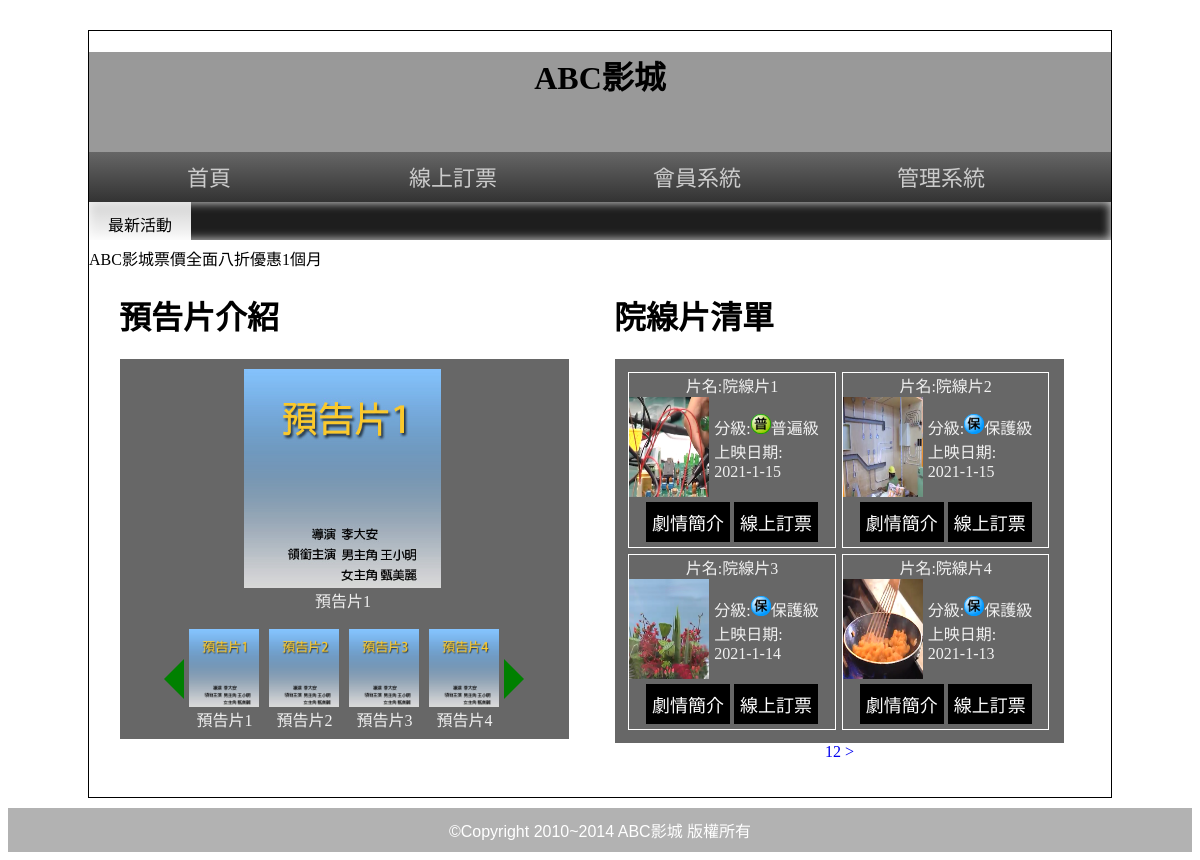
The page / on the database its author committed.
### tables this page shows
CREATE TABLE `poster` (
  `id` int(11) UNSIGNED NOT NULL,
  `name` text NOT NULL,
  `img` text NOT NULL,
  `sh` tinyint(1) UNSIGNED NOT NULL,
  `rank` int(11) UNSIGNED NOT NULL,
  `ani` int(11) UNSIGNED NOT NULL
);

CREATE TABLE `movie` (
  `id` int(11) UNSIGNED NOT NULL,
  `name` text NOT NULL,
  `level` text NOT NULL,
  `length` int(3) UNSIGNED NOT NULL,
  `year` int(4) UNSIGNED NOT NULL,
  `month` tinyint(2) UNSIGNED NOT NULL,
  `day` tinyint(2) UNSIGNED NOT NULL,
  `ondate` date NOT NULL,
  `publish` text NOT NULL,
  `director` text NOT NULL,
  `trailer` text NOT NULL,
  `poster` text NOT NULL,
  `intro` text NOT NULL,
  `sh` tinyint(1) UNSIGNED NOT NULL,
  `rank` int(11) UNSIGNED NOT NULL
);

### base.php (called while the page is built, shortened)
<?php
$Poster=new DB('poster');
$Movie=new DB('movie');
class DB{
  protected $dsn="mysql:host=localhost;dbname=db03;charset=utf8";
  protected $table="";
  protected $pdo="";
  function __construct($table){
      $this->table=$table;
      $this->pdo=new PDO($this->dsn,"root","");
  }
  function all(...$arg){
    $sql=" select * from $this->table ";
      if(isset($arg[0])){
        if(is_array($arg[0])){
          foreach($arg[0] as $key=>$value){
            $tmp[]=sprintf("`%s`='%s'",$key,$value);
          }
          $sql .= " where ".implode(" && ",$tmp);
        }else{
          $sql .= $arg[0];
        }
      }
      if(isset($arg[1])){
        $sql .=$arg[1];
      }
      return $this->pdo->query($sql)->fetchAll();
  }
  function count(...$arg){
    $sql=" select count(*) from $this->table ";
      if(isset($arg[0])){
        if(is_array($arg[0])){
          foreach($arg[0] as $key=>$value){
            $tmp[]=sprintf("`%s`='%s'",$key,$value);
          }
          $sql .= " where ".implode(" && ",$tmp);
        }else{
          $sql .= $arg[0];
        }
      }
      if(isset($arg[1])){
        $sql .=$arg[1];
      }
      return $this->pdo->query($sql)->fetchColumn();
  }
}
?>

### front/main.php (the view, shortened to what this page needs)
<div class="half" style="vertical-align:top;">
  <h1>預告片介紹</h1>
  <div class="rb tab" style="width:95%;">
    <div class="posters">
      <?php
        $posters=$Poster->all(['sh'=>1]," order by rank");
        foreach( $posters as $key => $poster){
          echo "<div class='po' id='p{$key}' data-ani='{$poster['ani']}'>";
          echo "<img src='img/{$poster['img']}'>";
          echo "<span>{$poster['name']}</span>";
          echo "</div>";
        }
      ?>
    </div>
    <div class="buttons">
    <div class="arrow left"></div>
    <div class="list">
    <?php
      foreach($posters as $key => $poster){
        echo "<div class='btn' id='b{$key}' data-ani='{$poster['ani']}'>";
        echo "<img src='img/{$poster['img']}'>";
        echo "<span style='display:block'>{$poster['name']}</span>";
        echo "</div>";
      }
    ?>
  </div>
    <div class="arrow right"></div>
    </div>
  </div>
</div>
<div class="half">
  <h1>院線片清單</h1>
  <div class="rb tab" style="width:95%;display:flex;flex-wrap:wrap;">
    <?php
      $today=date("Y-m-d");
      $startDate=date("Y-m-d",strtotime("-2 days",strtotime($today)));
      $total=$Movie->count(['sh'=>1]," && `ondate` between '$startDate' and '$today'");
      $div=4;
      $pages=ceil($total/$div);
      $now=$_GET['p']??1;
      $start=($now-1)*$div;
      $movies=$Movie->all(['sh'=>1]," && `ondate` between '$startDate' and '$today' order by rank limit $start,$div");
      foreach($movies as $movie){
          ?>
    <div style="width:48%;margin:3px;border:1px solid #fff;">
      <div style="text-align:center;">片名:<?=$movie['name'];?></div>
      <div style="display:flex;align-items:center;">
        <a href="javascript:location.href='index.php?do=intro&id=<?=$movie['id'];?>'"><img src="img/<?=$movie['poster'];?>" style="width:80px;height:100px;"></a>
        <div style="margin-left:5px;">
          分級:<img style="width:20px;" src="icon/<?=$movie['level'];?>.png" alt=""><?=$movie['level'];?><br>
          上映日期:<br><?=$movie['year']."-".$movie['month']."-".$movie['day'];?>
        </div>
      </div>
      <div style="text-align:center;margin:5px">
        <button onclick="javascript:location.href='index.php?do=intro&id=<?=$movie['id'];?>'">劇情簡介</button>
        <button onclick="javascript:location.href='index.php?do=order&id=<?=$movie['id'];?>'">線上訂票</button>
      </div>
    </div>
    <?php
      }
      ?>
  </div>
    <div class="ct">
      <?php
      for($i=1;$i<=$pages;$i++){
        echo "<a href='?p=$i'>$i</a>";
      }
      if(($now+1)<=$pages){
        echo "<a href='?p=".($now+1)."'> &gt; </a>";
      }
      ?>
    </div>
</div>
</div>

### index.php (shortened to what this page needs)
<?php
include_once "base.php";
?>
<!DOCTYPE html
  PUBLIC "-//W3C//DTD XHTML 1.0 Transitional//EN" "http://www.w3.org/TR/xhtml1/DTD/xhtml1-transitional.dtd">
<html xmlns="http://www.w3.org/1999/xhtml">
<head>
  <link rel="stylesheet" href="css/css.css">
  <link href="css/s2.css" rel="stylesheet" type="text/css">
</head>
<body>
  <div id="main">
    <div id="top" class="ct" style=" background:#999 center; background-size:cover; " title="替代文字">
      <h1>ABC影城</h1>
    </div>
    <div id="top2">
      <a href="index.php">首頁</a>
      <a href="index.php?do=order">線上訂票</a>
      <a href="#">會員系統</a>
      <a href="backend.php">管理系統</a>
    </div>
    <div id="text">
      <span class="ct">最新活動</span>
      <marquee direction="right">
        ABC影城票價全面八折優惠1個月
      </marquee>
    </div>
    <div id="mm">
      <?php
    $do=(isset($_GET['do']))?$_GET['do']:'main';
    $file='front/'.$do.".php";
    if(file_exists($file)){
      include $file;
    }else{
      include "front/main.php";
    }
    ?>
    </div>
    <div class="ct" id="bo"> ©Copyright 2010~2014 ABC影城 版權所有 </div>
</body>
</html>

### css/css.css (style rules this page uses)
body { background:url(../icon/b.png); font-family:微軟正黑體; }
input[type='button'],input[type='submit'],input[type='reset'],button,.button { min-width:70px; min-height:40px; background:#000; color:#fff; border:none; cursor:pointer; font-size:18px; text-decoration:none; }
#main { width:1022px; min-height:766px; border:#000 1px solid; margin:30px auto 10px auto; }
#top { display:block; height:100px; }
#top2 { display:block; height:50px; background: -webkit-linear-gradient(top,#666,#333); background: -ms-linear-gradient(top,#666,#333); background: -moz-linear-gradient(top,#666,#333); background: linear-gradient(top,#666,#333); }
#top2 a { display:inline-block; width:200px; padding:12px 20px 12px 20px; text-align:center; color:#ccc; text-decoration:none; font:normal 22px/26px Open Sans,'微軟正黑體'; transition:all ease-in .3s; }
#text { display:block; height:38px; box-shadow:#CCC 0px 0px 10px 1px inset; background-color: #1e1e1e; }
#text span { width:10%; display:inline-block; padding:10px 0px 10px 0px; vertical-align:top; background: -ms-linear-gradient(top,rgba(255,255,255,0.8),rgba(255,255,255,1)); background: -webkit-linear-gradient(top,rgba(255,255,255,0.8),rgba(255,255,255,1)); background: -moz-linear-gradient(top,rgba(255,255,255,0.8),rgba(255,255,255,1)); background: linear-gradient(top,rgba(255,255,255,0.8),rgba(255,255,255,1)); }
#mm { padding:10px; min-height:520px; }
#bo { padding:10px 5px 10px 5px; min-height:20px; display:block; color:#FFF; font-family:Arial, Helvetica, sans-serif,'微軟正黑體'; font-weight:500; background:rgba(0,0,0,0.3); }
.ct { text-align:center; }
.half { width:45%; display:inline-block; padding:2%; }
.rb { background:rgba(39,39,39,0.7); color:rgba(255,255,255,0.9); }
.tab { width:80%; display:block; margin-left:auto; margin-right:auto; min-height:100px; padding:10px; }

### front/main.php (style rules this page uses)
.ct a { text-decoration:none; }
.posters { width:200px; height:260px; margin:auto; text-align:center; position:relative; overflow:hidden; }
.posters > div { position:absolute; width:100%; height:100%; }
.posters img { width:100%; }
.buttons { display:flex; width:400px; justify-content:center; align-items:center; margin:auto; }
.list { display:flex; width:320px; overflow:hidden; }
.buttons .btn { width:80px; height:100px; text-align:center; flex-shrink:0; position:relative; }
.btn img { width:70px; }
.arrow { width:0; height:0; border-top:20px solid transparent; border-bottom:20px solid transparent; }
.arrow.left { border-right:20px solid green; }
.arrow.right { border-left:20px solid green; }

### rows shown on the page
poster: img (picture), name "預告片1"
poster: img (picture), name "預告片2"
poster: img (picture), name "預告片3"
poster: img (picture), name "預告片4"
movie: name "院線片1", poster (picture), shows a picture, level "普遍級", year "2021", month "1", day "15"
movie: name "院線片2", poster (picture), level "保護級", year "2021", month "1", day "15"
movie: name "院線片3", poster (picture), level "保護級", year "2021", month "1", day "14"
movie: name "院線片4", poster (picture), level "保護級", year "2021", month "1", day "13"
